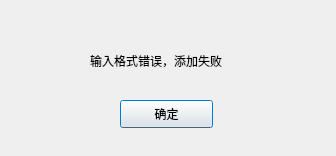
<?xml version="1.0" encoding="UTF-8"?>
<ui version="4.0">
 <class>Dialog</class>
 <widget class="QDialog" name="Dialog">
  <property name="geometry">
   <rect>
    <x>0</x>
    <y>0</y>
    <width>336</width>
    <height>156</height>
   </rect>
  </property>
  <property name="windowTitle">
   <string>提示</string>
  </property>
  <widget class="QPushButton" name="pushButton">
   <property name="geometry">
    <rect>
     <x>120</x>
     <y>100</y>
     <width>93</width>
     <height>28</height>
    </rect>
   </property>
   <property name="text">
    <string>确定</string>
   </property>
  </widget>
  <widget class="QLabel" name="label">
   <property name="geometry">
    <rect>
     <x>90</x>
     <y>40</y>
     <width>201</width>
     <height>41</height>
    </rect>
   </property>
   <property name="text">
    <string>输入格式错误，添加失败</string>
   </property>
  </widget>
 </widget>
 <resources/>
 <connections/>
</ui>
